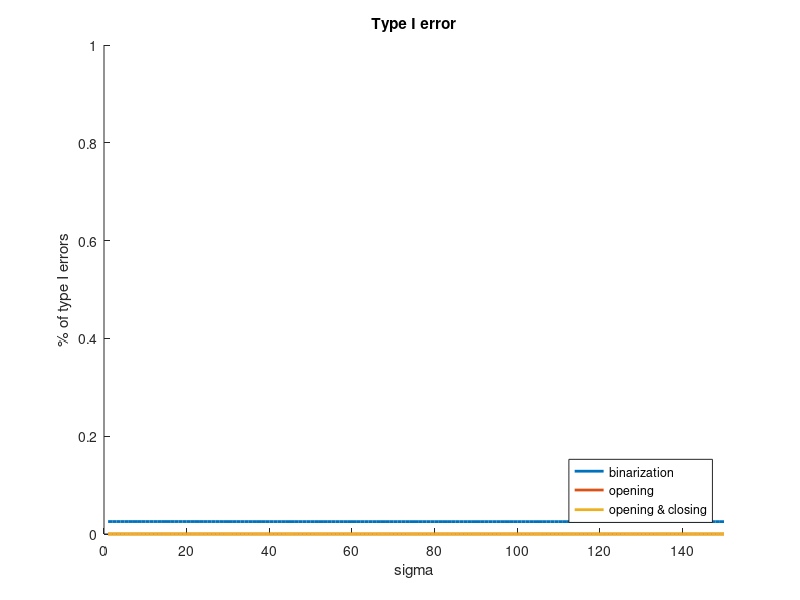
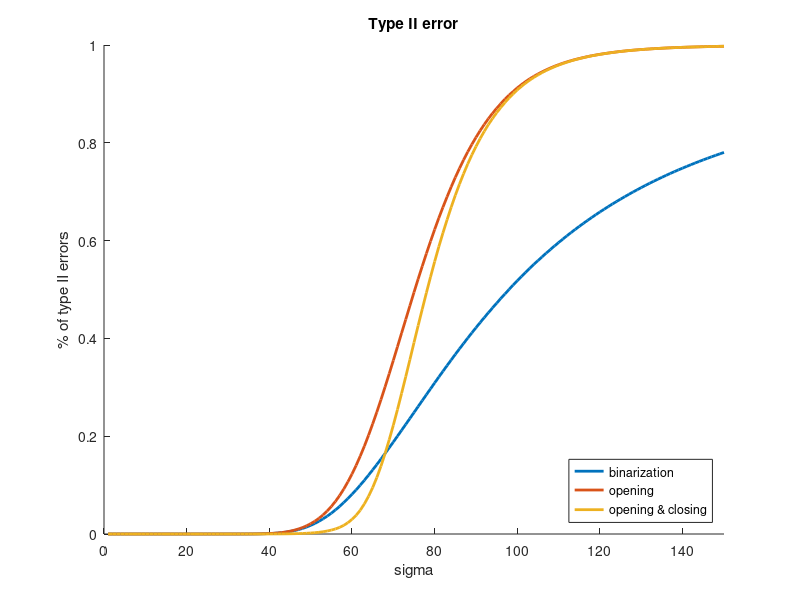

These figures' MATLAB source, in order:
% Load results:
load('resultsErrorTestCases.mat');

% ------------------------------------------------------------------------

% Initialize counters for the errors and total number of pixels:
err = zeros(max_sigma, 2);
err_o = zeros(max_sigma, 2);
err_oc = zeros(max_sigma, 2);
total = zeros(1, 2);

% Loop over dimensions:
for i = 1 : size(dims, 2)
    
    % Generate name of the substructure of the dimension:
    dim_name = strcat('pxl', num2str(dims(i)), 'x', num2str(dims(i)));
    
    for j = 1 : nr_pictures
        
        % Add results to the counters results:
        total = total + cases.(dim_name).(strcat('total', num2str(j)));
        err = err + cases.(dim_name).(strcat('err', num2str(j)));
        err_o = err_o + cases.(dim_name).(strcat('err_o', num2str(j)));
        err_oc = err_oc + cases.(dim_name).(strcat('err_oc', num2str(j)));
        
    end
end

% ------------------------------------------------------------------------

% Determine range of standard deviations:
sigma_range = 1 : max_sigma;

% ------------------------------------------------------------------------

% Type I error plot
figure(1)
hold on
plot(sigma_range, err(:, 1) / total(1), 'Linewidth', 2.0)
plot(sigma_range, err_o(:, 1) / total(1), 'Linewidth', 2.0)
plot(sigma_range, err_oc(:, 1) / total(1), 'Linewidth', 2.0)
legend('binarization', 'opening', 'opening & closing', 'Location', 'southeast')
title('Type I error')
xlabel('sigma')
ylabel('% of type I errors')
axis([0 max_sigma 0 1])
hold off

% Type II error plot
figure(2)
hold on
plot(sigma_range, err(:, 2) / total(2), 'Linewidth', 2.0)
plot(sigma_range, err_o(:, 2) / total(2), 'Linewidth', 2.0)
plot(sigma_range, err_oc(:, 2) / total(2), 'Linewidth', 2.0)
legend('binarization', 'opening', 'opening & closing', 'Location', 'southeast')
title('Type II error')
xlabel('sigma')
ylabel('% of type II errors')
axis([0 max_sigma 0 1])
hold off